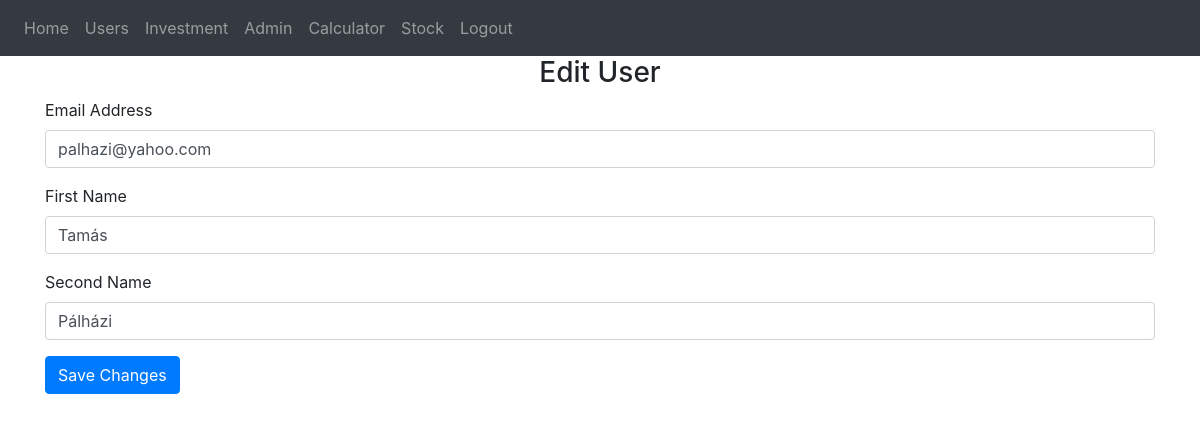
The app's page /edit-user/2 (signed in), older data.
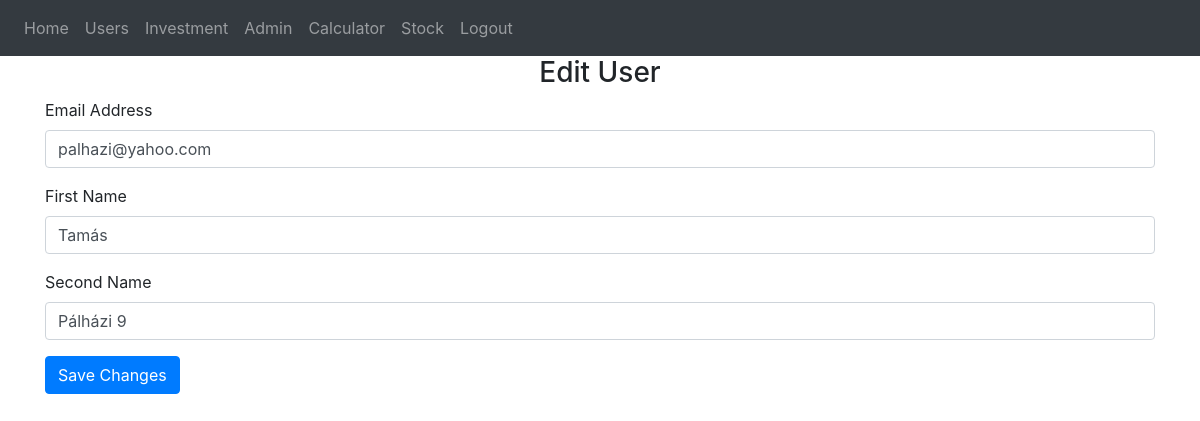
The same page, newer data.
### website/models.py (models this page shows)
class User(db.Model, UserMixin):
    id = db.Column(db.Integer, primary_key=True)
    email = db.Column(db.String(150), unique=True)
    password = db.Column(db.String(150))
    first_name = db.Column(db.String(150))
    second_name = db.Column(db.String(150))
    notes = db.relationship('Note')
    is_approved = db.Column(db.Boolean, default=False)

### website/views.py (the view, shortened to what this page needs)
@views.route('/edit-user/<int:user_id>', methods=['GET', 'POST'])
@login_required
def edit_user(user_id):
    user = User.query.get_or_404(user_id)
    return render_template("edit_user.html", user=user)

### website/__init__.py (called while the page is built)
def create_app():
    app = Flask(__name__)
    app.config['SECRET_KEY'] = 'hjshjhdjah kjshkjdhjs'
    app.config['SQLALCHEMY_DATABASE_URI'] = f'sqlite:///{DB_NAME}'
    db.init_app(app)
    from .views import views
    from .auth import auth
    app.register_blueprint(views, url_prefix='/')
    app.register_blueprint(auth, url_prefix='/')
    from .models import User, Note
    with app.app_context():
        db.create_all()
    login_manager = LoginManager()
    login_manager.login_view = 'auth.login'
    login_manager.init_app(app)
    @login_manager.user_loader
    def load_user(id):
        return User.query.get(int(id))
    return app

### website/templates/edit_user.html
{% extends "base.html" %}
{% block content %}
  <form method="POST">
    <h3 align="center">Edit User</h3>
    <div class="form-group">
      <label for="email">Email Address</label>
      <input
        type="email"
        class="form-control"
        id="email"
        name="email"
        value="{{ user.email }}"
      />
    </div>
    <div class="form-group">
      <label for="firstName">First Name</label>
      <input
        type="text"
        class="form-control"
        id="firstName"
        name="firstName"
        value="{{ user.first_name }}"
      />
    </div>
    <div class="form-group">
      <label for="secondName">Second Name</label>
      <input
        type="text"
        class="form-control"
        id="secondName"
        name="secondName"
        value="{{ user.second_name }}"
      />
    </div>
    <div class="form-group">
      <button type="submit" class="btn btn-primary">Save Changes</button>
    </div>
  </form>
{% endblock %}

Row changes from the older to the newer data that the page shows:
changed User "palhazi@yahoo.com": secondName "Pálházi" → "Pálházi 9"
